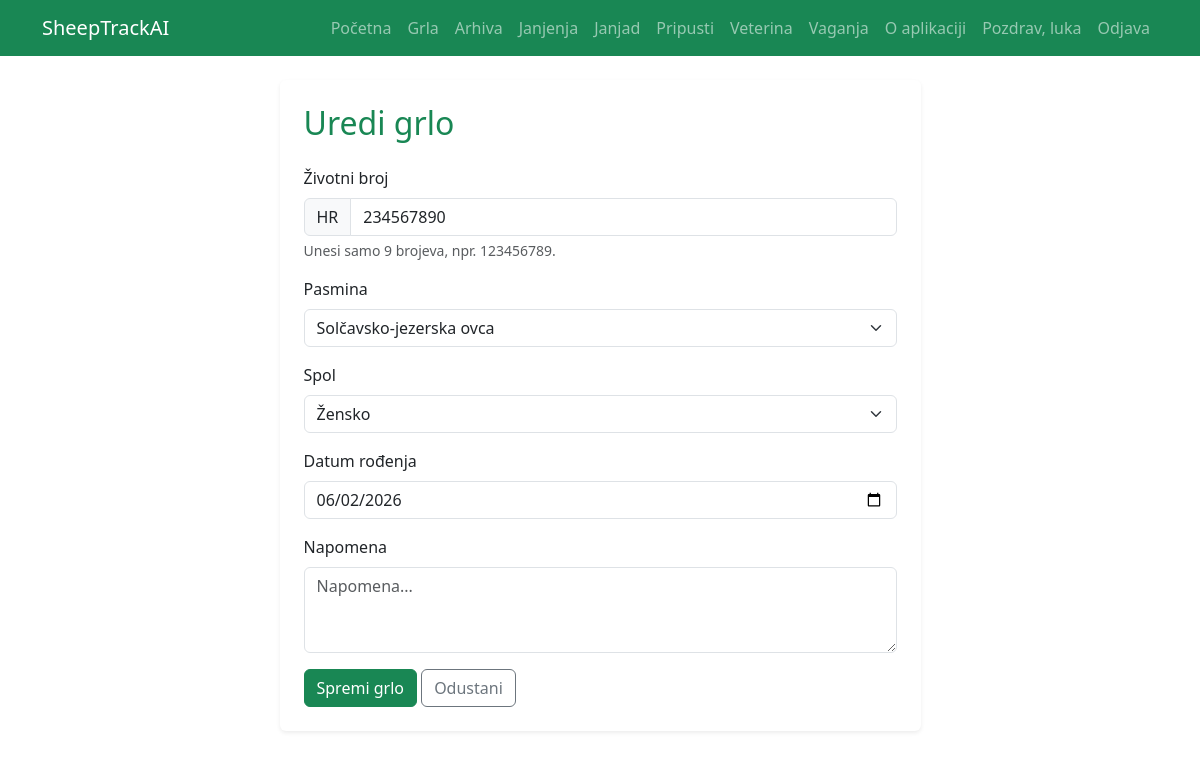
Page /sheep/2/edit/ (signed in) on the committed database.
### sheep/models.py (models this page shows, shortened)
class Sheep(models.Model):
    BREED_CHOICES = [
        ('CIGAJA', 'Cigaja'),
        ('CRESKA', 'Creska ovca'),
        ('DALMATINSKA_PRAMENKA', 'Dalmatinska pramenka'),
        ('DUBROVACKA_RUDA', 'Dubrovačka ovca – ruda'),
        ('ISTARSKA', 'Istarska ovca'),
        ('KRCKA', 'Krčka ovca'),
        ('LICKA_PRAMENKA', 'Lička pramenka'),
        ('PASKA', 'Paška ovca'),
        ('RAPSKA', 'Rapska ovca'),
        ('ISTOCNOFRIZIJSKA', 'Istočnofrizijska ovca'),
        ('MERINOLANDSCHAF', 'Merinolnadschaf / merinolandšaf'),
        ('ROMANOVSKA', 'Romanovska ovca'),
        ('SOLCAVSKO_JEZERSKA', 'Solčavsko-jezerska ovca'),
        ('SUFFOLK', 'Suffolk / safolk'),
        ('TRAVNICKA_PRAMENKA', 'Travnička / vlašićka / dubska pramenka'),
        ('DORPER', 'Dorper'),
        ('TEXEL', 'Texel / teksel'),
        ('KERRY_HILL', 'Kerry Hill'),
        ('CLUN_FOREST', 'Clun forest'),
        ('KAMERUNSKA', 'Kamerunska ovca'),
        ('BERRICHON_DU_CHER', 'Berrichon du Cher'),
        ('LACAUNE', 'Lacaune / lakon'),
        ('OSTALO', 'Ostalo'),
    ]
    SEX_CHOICES = [
        ('Z', 'Žensko'),
        ('M', 'Muško'),
    ]
    CATEGORY_CHOICES = [
        ('JANJE', 'Janje'),
        ('SILJEZICA', 'Šilježica'),
        ('OVNIC', 'Ovnić'),
        ('OVCA', 'Ovca'),
        ('OVAN', 'Ovan'),
    ]
    STATUS_CHOICES = [
        ('ACTIVE', 'Aktivno'),
        ('SOLD', 'Prodano'),
        ('DEAD', 'Uginulo'),
        ('SLAUGHTERED', 'Zaklano'),
    ]
    farm = models.ForeignKey(
        Farm,
        on_delete=models.CASCADE,
        related_name='sheep'
    )
    eid_number = models.CharField(
        max_length=12,
        unique=True,
        verbose_name="Životni broj"
    )
    breed = models.CharField(
        max_length=50,
        choices=BREED_CHOICES,
        default='SOLCAVSKO_JEZERSKA',
        verbose_name="Pasmina"
    )
    sex = models.CharField(
        max_length=1,
        choices=SEX_CHOICES,
        default='Z',
        verbose_name="Spol"
    )
    birth_date = models.DateField(
        verbose_name="Datum rođenja"
    )
    is_breeding_ram = models.BooleanField(
        default=False,
        verbose_name="Rasplodni ovan"
    )
    category = models.CharField(
        max_length=20,
        choices=CATEGORY_CHOICES,
        default='JANJE',
        verbose_name="Kategorija"
    )
    status = models.CharField(
        max_length=20,
        choices=STATUS_CHOICES,
        default='ACTIVE',
        verbose_name="Status"
    )
    exit_date = models.DateField(
        null=True,
        blank=True,
        verbose_name="Datum izlaska"
    )
    exit_reason = models.TextField(
        blank=True,
        verbose_name="Razlog / napomena izlaska"
    )
    notes = models.TextField(
        blank=True,
        verbose_name="Napomena"
    )
    created_at = models.DateTimeField(
        auto_now_add=True
    )

### sheep/views.py (the view)
# urls.py: path("<int:pk>/edit/", sheep_update, name="sheep_update"),
@login_required
def sheep_update(request, pk):
    farm = get_user_farm(request.user)
    animal = get_object_or_404(
        Sheep,
        pk=pk,
        farm=farm
    )
    if request.method == "POST":
        form = SheepForm(request.POST, instance=animal)
        if form.is_valid():
            form.save()
            return redirect("sheep_detail", pk=animal.pk)
    else:
        initial = {
            "eid_number": animal.eid_number.replace("HR ", "")
        }
        form = SheepForm(instance=animal, initial=initial)
    return render(request, "sheep/sheep_create.html", {
        "form": form,
        "animal": animal,
        "edit_mode": True,
    })

### sheep/views.py (called while the page is built)
def get_user_farm(user):
    return Farm.objects.filter(owner=user).first()

### templates/sheep/sheep_create.html (shortened to what this page needs)
{% extends 'base.html' %}
{% block content %}
<div class="row justify-content-center">
    <div class="col-md-7">
        <div class="card shadow-sm border-0">
            <div class="card-body p-4">
                <h2 class="mb-4 text-success">
                    {% if edit_mode %}
                        Uredi grlo
                    {% else %}
                        Dodaj grlo
                    {% endif %}
                </h2>
                <form method="post">
                    <div class="mb-3">
                        <label class="form-label">Životni broj</label>
                        <div class="input-group">
                            <span class="input-group-text">HR</span>
                            {{ form.eid_number }}
                        </div>
                        <div class="form-text">
                            Unesi samo 9 brojeva, npr. 123456789.
                        </div>
                    </div>
                    <div class="mb-3">
                        <label class="form-label">Pasmina</label>
                        {{ form.breed }}
                    </div>
                    <div class="mb-3">
                        <label class="form-label">Spol</label>
                        {{ form.sex }}
                    </div>
                    <div class="mb-3">
                        <label class="form-label">Datum rođenja</label>
                        {{ form.birth_date }}
                    </div>
                    <div class="mb-3">
                        <label class="form-label">Napomena</label>
                        {{ form.notes }}
                    </div>
                    <button class="btn btn-success">
                        Spremi grlo
                    </button>
                    <a href="{% url 'sheep_list' %}" class="btn btn-outline-secondary">
                        Odustani
                    </a>
                </form>
            </div>
        </div>
    </div>
</div>
{% endblock %}

### templates/base.html (shortened to what this page needs)
<!DOCTYPE html>
<html lang="hr">
<head>
    <link href="https://cdn.jsdelivr.net/npm/bootstrap@5.3.7/dist/css/bootstrap.min.css" rel="stylesheet">
</head>
<body>
<nav class="navbar navbar-expand-lg navbar-dark bg-success">
    <div class="container">
        <a class="navbar-brand" href="/">
            SheepTrackAI
        </a>
        <div class="collapse navbar-collapse" id="navbarNav">
            <ul class="navbar-nav ms-auto">
               <li class="nav-item">
                    <a class="nav-link" href="/">Početna</a>
                </li>
                <li class="nav-item">
                    <a class="nav-link" href="{% url 'sheep_list' %}">Grla</a>
                </li>
                <li class="nav-item">
                    <a class="nav-link" href="{% url 'sheep_archive' %}">Arhiva</a>
                </li>
                <li class="nav-item">
                        <a class="nav-link" href="{% url 'lambing_list' %}">Janjenja</a>
                </li>
                <li class="nav-item">
                    <a class="nav-link" href="{% url 'lamb_list' %}">Janjad</a>
                </li>
                <li class="nav-item">
                    <a class="nav-link" href="{% url 'breeding_list' %}">Pripusti</a>
                </li>
                <li class="nav-item">
                    <a class="nav-link" href="{% url 'veterinary_list' %}">Veterina</a>
                </li>
                <li class="nav-item">
                    <a class="nav-link" href="{% url 'weight_list' %}">Vaganja</a>
                </li>
                <li class="nav-item">
                    <a class="nav-link" href="{% url 'about' %}">O aplikaciji</a>
                </li>
                {% if user.is_authenticated %}
                <li class="nav-item">
                    <span class="nav-link">
                        Pozdrav, {{ user.username }}
                    </span>
                </li>
                <li class="nav-item">
                    <a class="nav-link" href="{% url 'logout' %}">
                        Odjava
                    </a>
                </li>
                {% endif %}
            </ul>
        </div>
    </div>
</nav>
<div class="container mt-4">
    {% block content %}
    {% endblock %}
</div>
</body>
</html>

### rows in the picture
Sheep: eid_number "234567890", breed "Solčavsko-jezerska ovca", sex "Žensko", birth_date "06/02/2026"

### other values in the picture
{{ user.username }} "luka"
